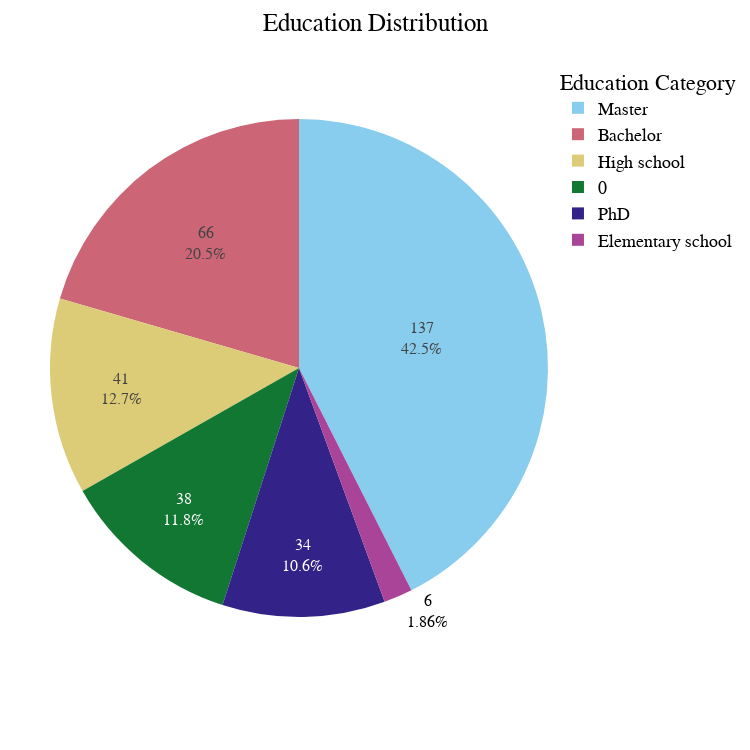

Notebook code cell kept with this figure:
### Code cell
# Assuming the educational question data is in a column, replace 'Educational Column' with the actual column name
education_data = df['7. What is the nearest equivalent to your highest obtained educational degree?'].dropna().value_counts()

# Convert to a pandas DataFrame for easy manipulation
df_education = pd.DataFrame({'Education Category': education_data.index, 'Count': education_data.values})

# Create a pie chart based on the education category distribution
fig = px.pie(
    df_education,
    names='Education Category',
    values='Count',
    title='Education Category Distribution',
    color_discrete_sequence=px.colors.qualitative.Safe,
    width=750,
    height=750
)

# Apply the preferred layout settings
fig.update_layout(
    title_text='Education Distribution',
    title_x=0.5,
    font=dict(
        family="Arial, sans-serif",
        size=18,
        color="black"
    ),
    legend_title_text='Education Category',
    margin=dict(t=50, b=50, l=50, r=50)
)

fig.update_traces(
    hoverinfo='label+percent',
    textinfo='value+percent',
    textfont_size=16
)

### Figure 1 — Plotly figure (JSON) as saved in the notebook; plotly's stock layout.template omitted (floating-point values rounded to 4 significant figures)
{"data": [{"domain": {"x": [0, 1], "y": [0, 1]}, "hoverinfo": "label+percent", "hovertemplate": "Education Category=%{label}<br>Count=%{value}<extra></extra>", "labels": ["Master", "Bachelor", "High school", 0, "PhD", "Elementary school"], "legendgroup": "", "name": "", "showlegend": true, "textfont": {"size": 16}, "textinfo": "value+percent", "type": "pie", "values": [137, 66, 41, 38, 34, 6]}], "layout": {"font": {"color": "black", "family": "Arial, sans-serif", "size": 18}, "height": 750, "legend": {"title": {"text": "Education Category"}, "tracegroupgap": 0}, "margin": {"b": 50, "l": 50, "r": 50, "t": 50}, "piecolorway": ["rgb(136, 204, 238)", "rgb(204, 102, 119)", "rgb(221, 204, 119)", "rgb(17, 119, 51)", "rgb(51, 34, 136)", "rgb(170, 68, 153)", "rgb(68, 170, 153)", "rgb(153, 153, 51)", "rgb(136, 34, 85)", "rgb(102, 17, 0)", "rgb(136, 136, 136)"], "title": {"text": "Education Distribution", "x": 0.5}, "width": 750}}
